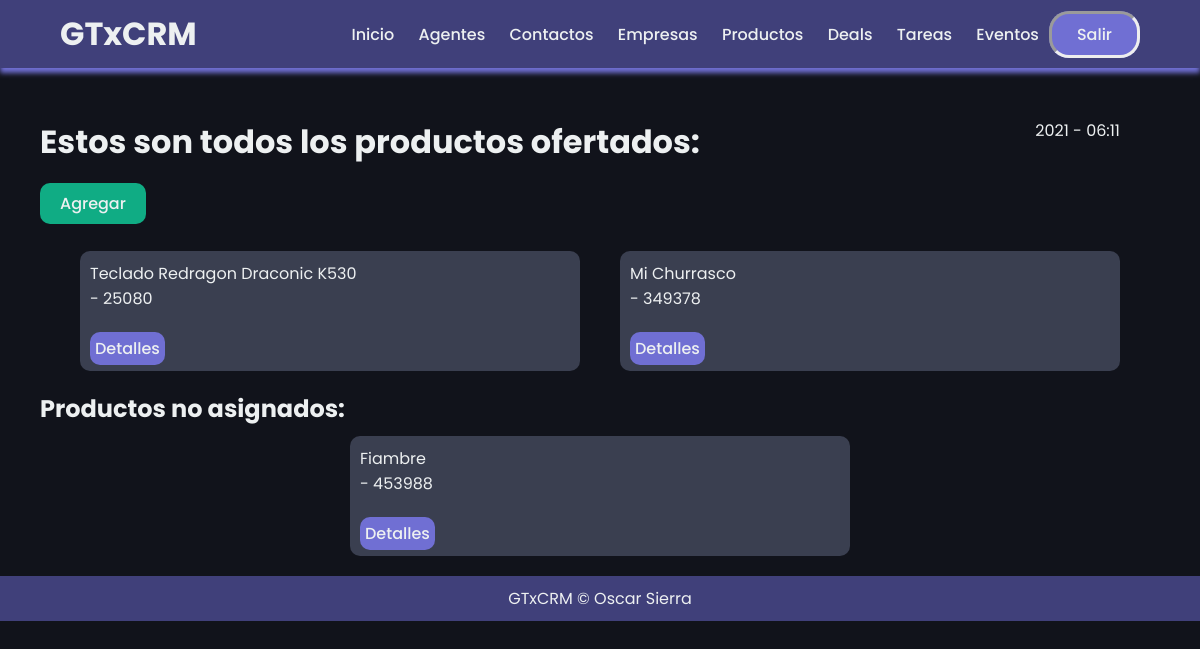
The page /productos/ (signed in) on the database its author committed.
### mainapp/models.py (models this page shows, shortened)
class Producto(models.Model):
    nombre = models.CharField(max_length=45)
    codigo = models.IntegerField(default=0)
    categoria = models.CharField(max_length=45)
    precio = models.FloatField()
    descripcion = models.TextField()
    activo = models.BooleanField()
    organizacion = models.ForeignKey(userProfile, on_delete=models.CASCADE)
    agente = models.ForeignKey("Agent", null=True, blank=True, on_delete=models.SET_NULL)

### mainapp/views.py (the view)
# urls.py: path('productos/', productoListView.as_view(), name = 'producto_list'),
class productoListView(LoginRequiredMixin, ListView):
    template_name="productos/producto_list.html"
    context_object_name = "productos"
    def get_queryset(self):
        user = self.request.user
        if user.es_organizador:
            queryset = Producto.objects.filter(
                organizacion=user.userprofile,
                agente__isnull=False
            )
        else:
            queryset = Producto.objects.filter(
                organizacion=user.agent.organizacion,
                agente__isnull=False
            )
            queryset = queryset.filter(agente__user=user)
        return queryset
    def get_context_data(self, **kwargs):
        user = self.request.user
        context = super(productoListView, self).get_context_data(**kwargs)
        queryset = Producto.objects.filter(
            organizacion=user.userprofile,
            agente__isnull=True
        )
        context.update({
            "productos_noasignados": queryset
        })
        return context

### mainapp/templates/productos/producto_list.html (shortened to what this page needs)
{% extends 'layouts/layouts.html'%}
{% block content %}
<div class="start">
    <div class="initial">
        <h1>Estos son todos los productos ofertados: </h1>
            <div id="time">
                {% now "Y - h:m"%}
            </div>
        </div>
    </div>
<br/>
<div class="divbtn" style="margin-left: 40px;">
    <a class="submitbtn" href="{% url 'producto_create' %}"><button>Agregar</button></a>
</div>
<br/>
<div class="list_container">
    {% for producto in productos %}
        <div class="list_content">
            <p>{{ producto.nombre }}<br/>
            - {{ producto.codigo }}</p><br/>
            <a class="detail_href" href="{% url 'producto_detail' producto.pk %}">Detalles</a>
        </div>
    {% endfor %}
</div>
{% if productos_noasignados.exists %}
<div class="divbtn" style="margin-left: 40px;">
    <h2>Productos no asignados: </h2>
</div>
    <div class="list_container">
        {% for producto in productos_noasignados %}
            <div class="list_content">
                <p>{{ producto.nombre }}<br/>
                - {{ producto.codigo }}</p><br/>
                <a class="detail_href" href="{% url 'producto_detail' producto.pk %}">Detalles</a>
            </div>
        {% endfor %}
    </div>
{% endif %}
{% endblock %}

### mainapp/static/css/styles.css (style rules this page uses)
* { margin: 0; padding: 0; font-family: "Poppins", sans-serif; color: #edf0f1; text-decoration: none; }
body { box-sizing: border-box; background-color: #11131b; }
li, a, button { font-weight: 500; font-size: 16px; text-decoration: none; border: none; background-color: transparent; }
.start { width: 90%; margin-top: 50px; margin-left: 40px; margin-right: 40px; }
.initial { display: flex; justify-content: space-between; }
.list_container { display: flex; flex-wrap: wrap; width: 90%; padding: 10px; margin: auto; }
.list_container > * { flex: 0 1 30em; }
.list_content { padding: 10px; background-color: #3a3f50; width: 20%; margin: auto; margin-bottom: 10px; border-radius: 10px; }
.detail_href { padding: 5px; background-color: #706fd3; border-radius: 10px; cursor: pointer; transition: all 0.3s ease 0s; }
.submitbtn { margin-top: 20px; padding: 9px 20px; background-color: #10ac84; border-radius: 10px; cursor: pointer; transition: all 0.3s ease 0s; }

### rows shown on the page
Producto: nombre "Teclado Redragon Draconic K530", codigo "25080"
Producto: nombre "Mi Churrasco", codigo "349378"
Producto: nombre "Fiambre", codigo "453988"
